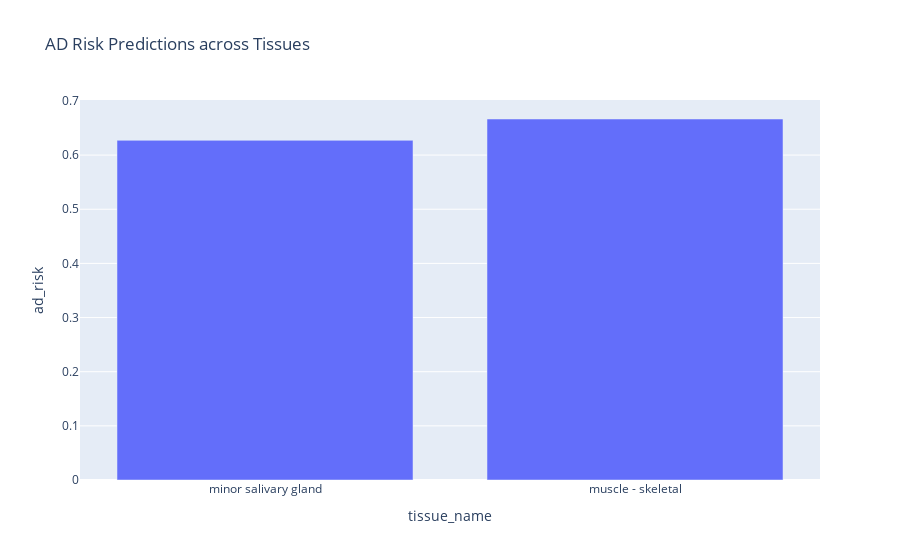

Notebook cell for this chart:
### Code cell
fig = px.bar(
    preds, x="tissue_name", y="ad_risk", title="AD Risk Predictions across Tissues"
)
fig.show()

### Figure 1 — Plotly figure (JSON) as saved in the notebook; plotly's stock layout.template omitted (floating-point values rounded to 4 significant figures)
{"data": [{"hovertemplate": "tissue_name=%{x}<br>ad_risk=%{y}<extra></extra>", "legendgroup": "", "marker": {"color": "#636efa", "pattern": {"shape": ""}}, "name": "", "orientation": "v", "showlegend": false, "textposition": "auto", "type": "bar", "x": ["minor salivary gland", "muscle - skeletal"], "xaxis": "x", "y": [0.6272, 0.6666], "yaxis": "y"}], "layout": {"barmode": "relative", "legend": {"tracegroupgap": 0}, "title": {"text": "AD Risk Predictions across Tissues"}, "xaxis": {"anchor": "y", "domain": [0, 1], "title": {"text": "tissue_name"}}, "yaxis": {"anchor": "x", "domain": [0, 1], "title": {"text": "ad_risk"}}}}
